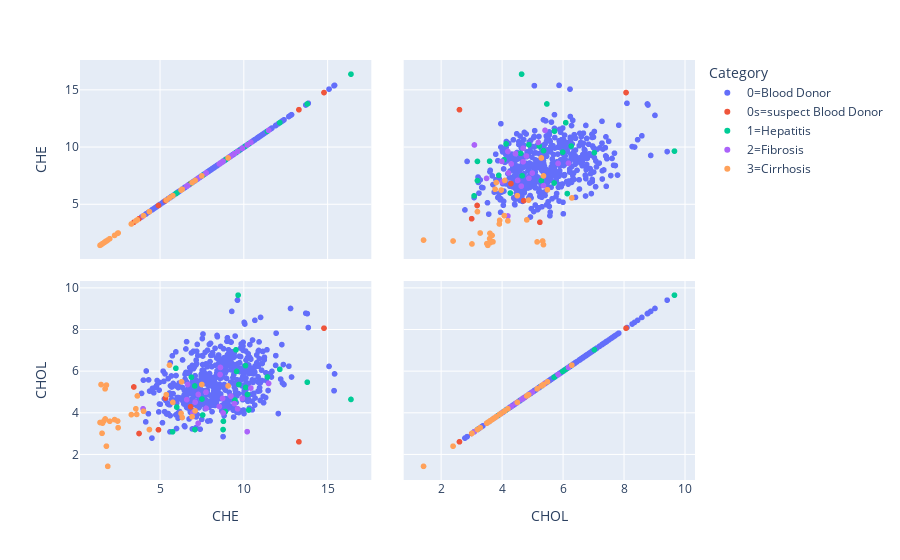

This figure's notebook cell:
### Markdown cell above
Since we are working with a multidimensional array, we can only visualize the location of dots on a plane. We can zoom in on a single cell of the scatter matrix to see more detail.

**Run the next code cell** to zoom in on the plot of CHE vs CHOL.

### Code cell
##Scatter matrix on CHE, CHOL only 
fig = px.scatter_matrix(hcv,      
    dimensions=['CHE', 'CHOL'],
    color='Category')
fig.show()

### Figure 1 — Plotly figure (JSON) as saved in the notebook; plotly's stock layout.template omitted (floating-point values rounded to 4 significant figures; data arrays with more than 128 entries replaced by an {"elided": "..."} marker saying what was removed)
{"data": [{"dimensions": [{"axis": {"matches": true}, "label": "CHE", "values": {"elided": "533 float values"}}, {"axis": {"matches": true}, "label": "CHOL", "values": {"elided": "533 float values"}}], "hovertemplate": "Category=0=Blood Donor<br>%{xaxis.title.text}=%{x}<br>%{yaxis.title.text}=%{y}<extra></extra>", "legendgroup": "0=Blood Donor", "marker": {"color": "#636efa", "symbol": "circle"}, "name": "0=Blood Donor", "showlegend": true, "type": "splom"}, {"dimensions": [{"axis": {"matches": true}, "label": "CHE", "values": [6.83, 3.44, 3.75, 14.8, 13.3, 4.91, 5.33]}, {"axis": {"matches": true}, "label": "CHOL", "values": [4.3, 5.25, 3.01, 8.08, 2.61, 3.19, 4.72]}], "hovertemplate": "Category=0s=suspect Blood Donor<br>%{xaxis.title.text}=%{x}<br>%{yaxis.title.text}=%{y}<extra></extra>", "legendgroup": "0s=suspect Blood Donor", "marker": {"color": "#EF553B", "symbol": "circle"}, "name": "0s=suspect Blood Donor", "showlegend": true, "type": "splom"}, {"dimensions": [{"axis": {"matches": true}, "label": "CHE", "values": [9.58, 7.55, 7.09, 6, 8.77, 8.79, 12.16, 10.11, 13.8, 9.71, 10.3, 11.42, 10.23, 9.67, 8.91, 16.41, 9.54, 10.12, 5.75, 5.95, 6.88, 7.08, 7.51, 9.48]}, {"axis": {"matches": true}, "label": "CHOL", "values": [6, 3.9, 3.2, 4.28, 3.2, 3.6, 6.1, 6.28, 5.48, 5.37, 4.14, 5.73, 4.89, 9.67, 4.07, 4.65, 7.04, 5.23, 3.09, 6.15, 5.72, 5.3, 4.67, 4.62]}], "hovertemplate": "Category=1=Hepatitis<br>%{xaxis.title.text}=%{x}<br>%{yaxis.title.text}=%{y}<extra></extra>", "legendgroup": "1=Hepatitis", "marker": {"color": "#00cc96", "symbol": "circle"}, "name": "1=Hepatitis", "showlegend": true, "type": "splom"}, {"dimensions": [{"axis": {"matches": true}, "label": "CHE", "values": [11.49, 9.64, 6.97, 7.76, 7.28, 10.43, 8.74, 8.77, 8.59, 6.6, 9.45, 7.1, 9.92, 9.24, 8.55, 8.61, 7.29, 10.21, 3.99, 7.75, 6.65]}, {"axis": {"matches": true}, "label": "CHOL", "values": [5.42, 4.2, 4.01, 4.22, 3.5, 5.2, 4.7, 4, 5.85, 4.64, 4.45, 4.52, 4.7, 4.81, 4.31, 6.19, 4.89, 3.1, 4.2, 5, 5.368]}], "hovertemplate": "Category=2=Fibrosis<br>%{xaxis.title.text}=%{x}<br>%{yaxis.title.text}=%{y}<extra></extra>", "legendgroup": "2=Fibrosis", "marker": {"color": "#ab63fa", "symbol": "circle"}, "name": "2=Fibrosis", "showlegend": true, "type": "splom"}, {"dimensions": [{"axis": {"matches": true}, "label": "CHE", "values": [4.37, 3.65, 1.8, 3.61, 1.73, 1.48, 7.1, 6.29, 2, 4.02, 1.42, 1.8, 1.88, 3.29, 2.29, 2.47, 1.57, 5.38, 7.5, 2.5, 1.72, 6.92, 6.33, 6.26, 5.77, 5.57, 1.54, 1.66, 3.56, 9.07]}, {"axis": {"matches": true}, "label": "CHOL", "values": [3.2, 4.82, 5.34, 3.93, 3.71, 5.368, 4.1, 5.5, 3.6, 4.08, 3.54, 2.4, 1.43, 3.92, 3.68, 3.61, 3.51, 4.88, 5.368, 3.29, 5.16, 3.82, 3.78, 3.98, 4.51, 6.3, 3.02, 3.63, 4.2, 5.3]}], "hovertemplate": "Category=3=Cirrhosis<br>%{xaxis.title.text}=%{x}<br>%{yaxis.title.text}=%{y}<extra></extra>", "legendgroup": "3=Cirrhosis", "marker": {"color": "#FFA15A", "symbol": "circle"}, "name": "3=Cirrhosis", "showlegend": true, "type": "splom"}], "layout": {"dragmode": "select", "legend": {"title": {"text": "Category"}, "tracegroupgap": 0}, "margin": {"t": 60}}}
